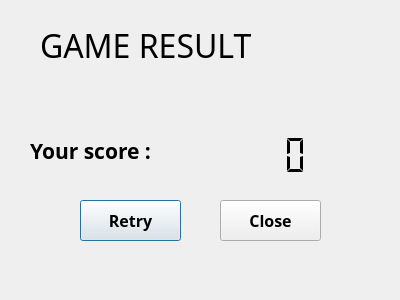
<?xml version="1.0" encoding="UTF-8"?>
<ui version="4.0">
 <class>ResultWindow</class>
 <widget class="QDialog" name="ResultWindow">
  <property name="geometry">
   <rect>
    <x>0</x>
    <y>0</y>
    <width>400</width>
    <height>300</height>
   </rect>
  </property>
  <property name="windowTitle">
   <string>Dialog</string>
  </property>
  <widget class="QLabel" name="label">
   <property name="geometry">
    <rect>
     <x>40</x>
     <y>10</y>
     <width>321</width>
     <height>71</height>
    </rect>
   </property>
   <property name="font">
    <font>
     <family>Castellar</family>
     <pointsize>24</pointsize>
    </font>
   </property>
   <property name="text">
    <string>GAME RESULT</string>
   </property>
  </widget>
  <widget class="QLabel" name="label_2">
   <property name="geometry">
    <rect>
     <x>30</x>
     <y>120</y>
     <width>161</width>
     <height>61</height>
    </rect>
   </property>
   <property name="font">
    <font>
     <family>Andalus</family>
     <pointsize>16</pointsize>
     <weight>75</weight>
     <bold>true</bold>
    </font>
   </property>
   <property name="text">
    <string>Your score :</string>
   </property>
  </widget>
  <widget class="QLCDNumber" name="lcdNumber">
   <property name="geometry">
    <rect>
     <x>200</x>
     <y>130</y>
     <width>111</width>
     <height>51</height>
    </rect>
   </property>
   <property name="font">
    <font>
     <weight>75</weight>
     <bold>true</bold>
     <kerning>true</kerning>
    </font>
   </property>
   <property name="cursor">
    <cursorShape>ArrowCursor</cursorShape>
   </property>
   <property name="frameShape">
    <enum>QFrame::NoFrame</enum>
   </property>
   <property name="frameShadow">
    <enum>QFrame::Plain</enum>
   </property>
   <property name="segmentStyle">
    <enum>QLCDNumber::Flat</enum>
   </property>
  </widget>
  <widget class="QPushButton" name="retry">
   <property name="geometry">
    <rect>
     <x>80</x>
     <y>200</y>
     <width>101</width>
     <height>41</height>
    </rect>
   </property>
   <property name="font">
    <font>
     <family>Bradley Hand ITC</family>
     <pointsize>12</pointsize>
     <weight>75</weight>
     <bold>true</bold>
    </font>
   </property>
   <property name="cursor">
    <cursorShape>PointingHandCursor</cursorShape>
   </property>
   <property name="text">
    <string>Retry</string>
   </property>
  </widget>
  <widget class="QPushButton" name="close">
   <property name="geometry">
    <rect>
     <x>220</x>
     <y>200</y>
     <width>101</width>
     <height>41</height>
    </rect>
   </property>
   <property name="font">
    <font>
     <family>Bradley Hand ITC</family>
     <pointsize>12</pointsize>
     <weight>75</weight>
     <bold>true</bold>
    </font>
   </property>
   <property name="cursor">
    <cursorShape>ClosedHandCursor</cursorShape>
   </property>
   <property name="text">
    <string>Close</string>
   </property>
  </widget>
 </widget>
 <resources/>
 <connections/>
</ui>
